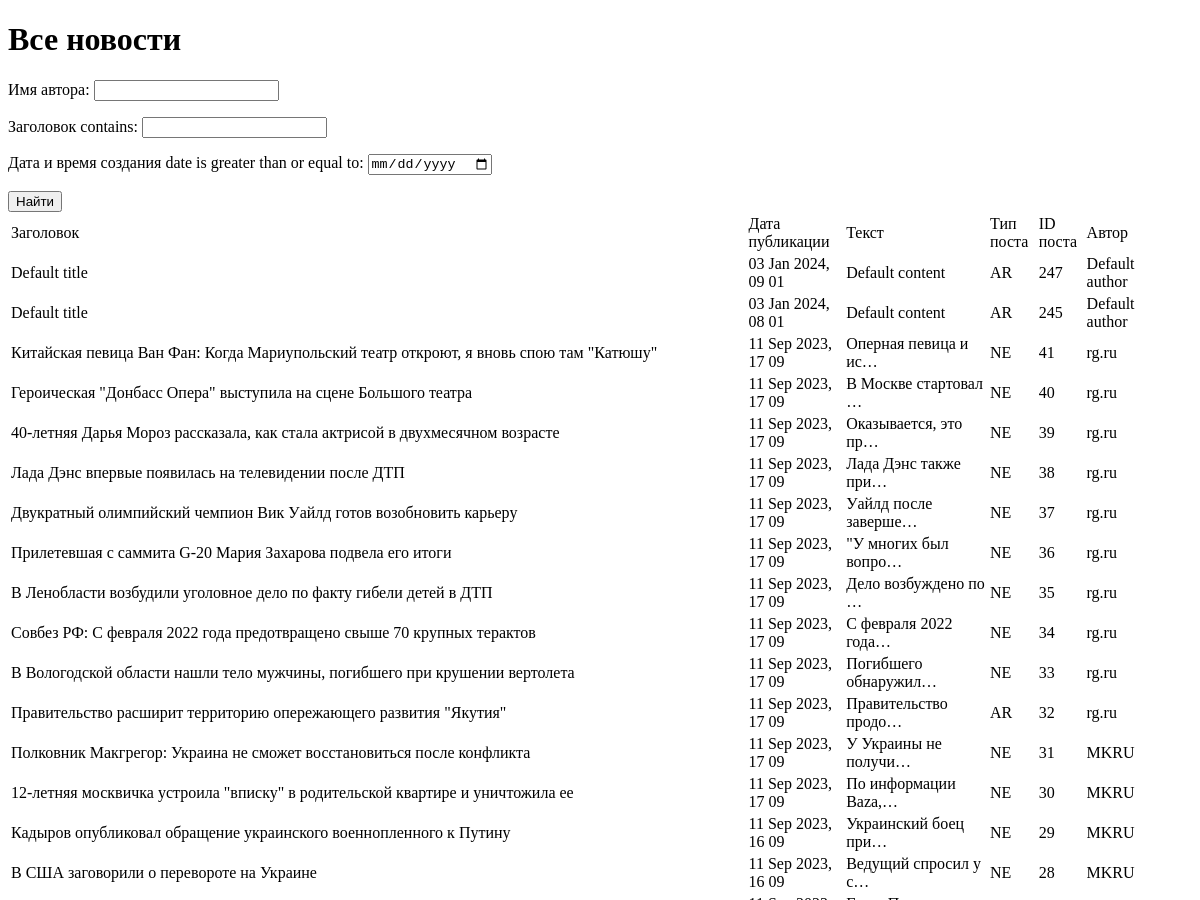
Page /news/search/ (signed in, upper part) on the earlier database version.
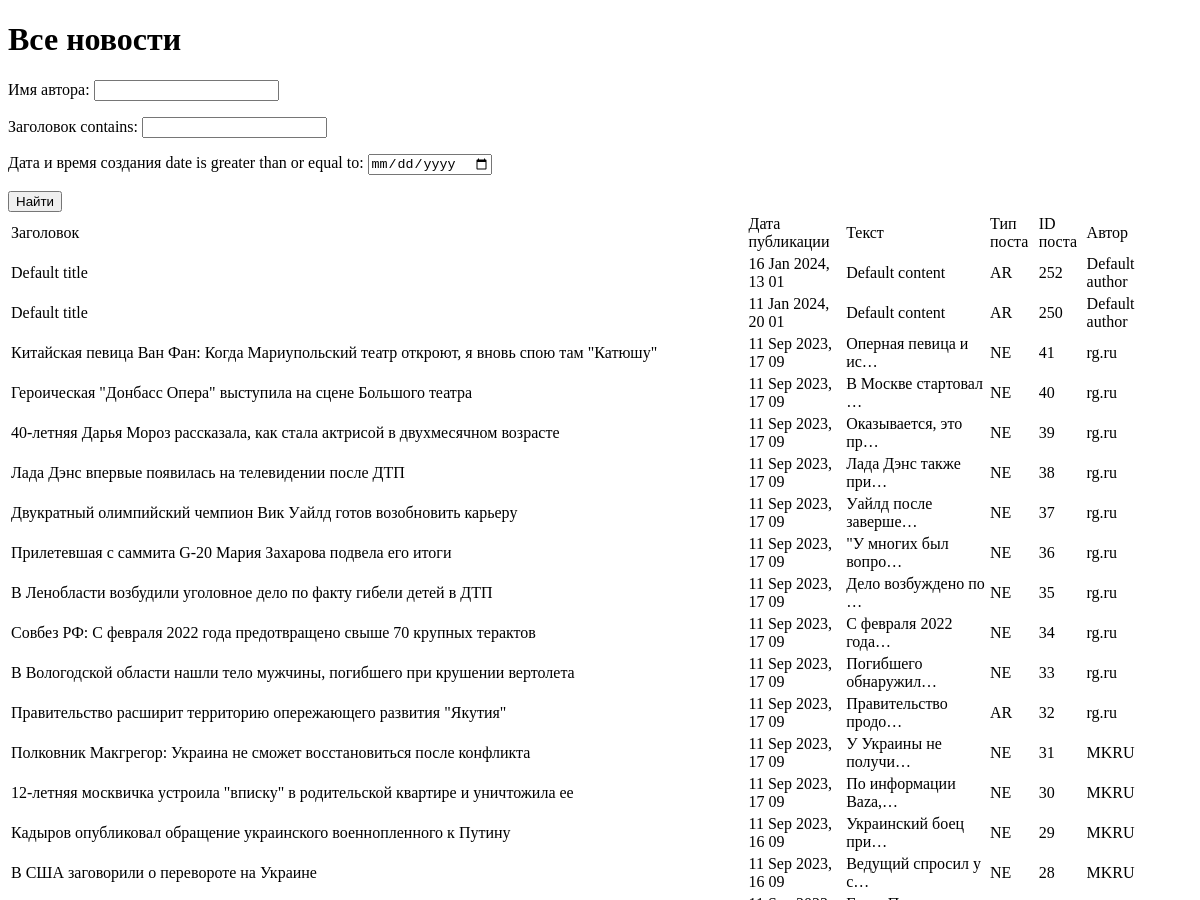
Same page on the later database version.
### news/models.py (models this page shows, shortened)
class Post(models.Model):
    news = 'NE'
    article = 'AR'
    POST_TYPES = [
        (news, 'Новость'),
        (article, 'Статья')
    ]
    author = models.CharField(max_length=255, default='Default author', verbose_name='имя автора')
    post_type = models.CharField(max_length=2, choices=POST_TYPES, default=article, verbose_name='Вид поста')
    date_create = models.DateTimeField(auto_now_add=True, verbose_name='дата и время создания')
    date_update = models.DateTimeField(auto_now=True, verbose_name='дата и время изменения')
    categories = models.ManyToManyField(Category, verbose_name='Категории')
    title = models.CharField(max_length=255, default='Default title', verbose_name='заголовок')
    content = models.TextField(default='Default content', verbose_name='текст')

### news/views.py (the view)
# urls.py: path('news/search/', NewsSearch.as_view(), name = 'news_search'),
class NewsSearch(LoginRequiredMixin, ListView):
    model = Post
    template_name = 'flatpages/news_search.html'
    queryset = Post.objects.order_by('-date_create')
    context_object_name = 'news'
    def get_queryset(self):
        queryset = super().get_queryset()
        self.filterset = PostFilter(self.request.GET, queryset)
        return self.filterset.qs
    def get_context_data(self, **kwargs):
        context = super().get_context_data(**kwargs)
        context['filterset'] = self.filterset
        return context

### news/templatetags/custom_filters.py (called while the page is built)
@register.filter()
def censor(text):
    spl_text = text.split()
    explicitwords = ['дВижения',
                     'ТраСсе',
                     'производственных',
                     'Однако',
                     'детонациЮ']
    for ex_word in explicitwords:
        ex_word = ex_word.title()
        for word in spl_text:
            word1 = word[0].upper() + word[1:]
            if word1 == ex_word:
                text = text.replace(word, word[0] + '*' * (len(word) - 1))
    """Removes all values of arg from the given string"""
    return text

### templates/flatpages/news_search.html (shortened to what this page needs)
{% extends 'flatpages/default.html' %}
{% load custom_filters %}
{% load custom_tags %}
{% block content %}
    <h1>Все новости</h1>
    <form action="" method="get">
    {{ filterset.form.as_p }}
    <input type="submit" value="Найти"/>
    </form>
    {% if news %}
       <table>
           <tr>
               <td>Заголовок</td>
               <td>Дата публикации</td>
               <td>Текст</td>
               <td>Тип поста</td>
               <td>ID поста</td>
               <td>Автор</td>
           </tr>
           {% for new in news %}
           <tr>
               <td>{{ new.title|censor }}&emsp;</td>
               <td>{{ new.date_create|date:'d M Y, H m'|censor}}&emsp;</td>
               <td>{{ new.content|truncatechars:20|censor }}&emsp;</td>
               <td>{{ new.post_type }}&emsp;</td>
               <td>{{ new.id }}&emsp;</td>
               <td>{{ new.author }}&emsp;</td>
           </tr>
           {% endfor %}
       </table>
    {% else %}
       <h2>Новостей нет!</h2>
    {% endif %}
{% endblock content %}

Differences in the rows shown:
removed Post: title|censor "Default title", date_create|censor "03 Jan 2024, 09 01", content|censor "Default content", post_type "AR", id "247", author "Default author"
removed Post: title|censor "Default title", date_create|censor "03 Jan 2024, 08 01", content|censor "Default content", post_type "AR", id "245", author "Default author"
added Post: title|censor "Default title", date_create|censor "16 Jan 2024, 13 01", content|censor "Default content", post_type "AR", id "252", author "Default author"
added Post: title|censor "Default title", date_create|censor "11 Jan 2024, 20 01", content|censor "Default content", post_type "AR", id "250", author "Default author"
